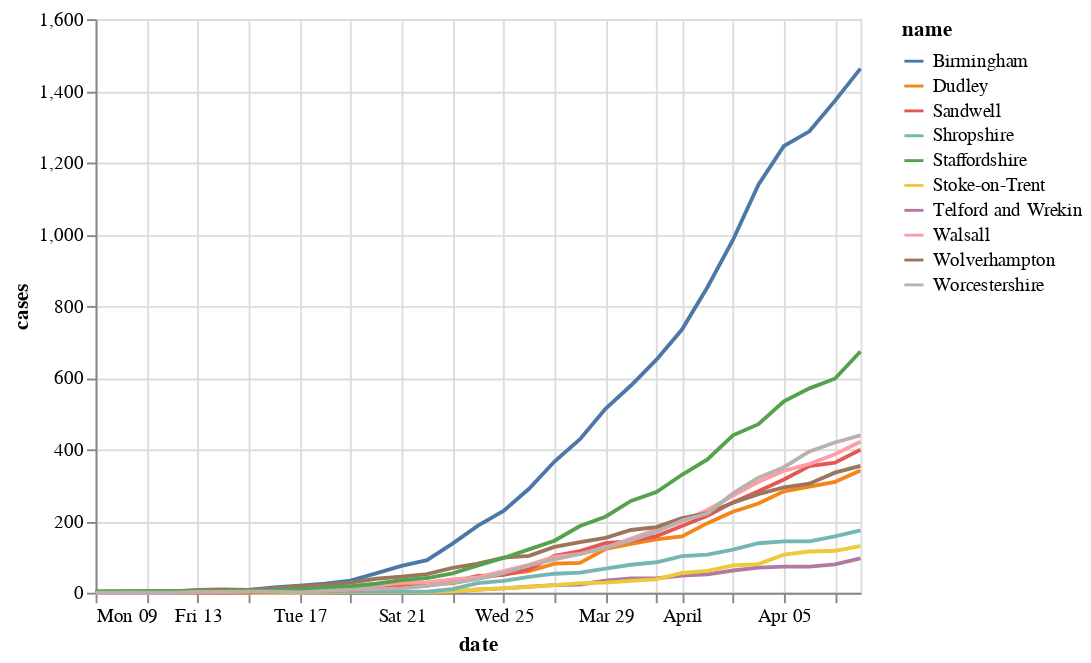

The notebook cell saved with this chart:
### Code cell
alt.Chart(our_utla).mark_line().encode(
    x='date',
    y='cases',
    color='name',
    tooltip='name'
)

### Figure 1 — Vega-Lite specification as saved in the notebook (floating-point values rounded to 4 significant figures; data arrays with more than 128 entries replaced by an {"elided": "..."} marker saying what was removed)
{"config": {"view": {"continuousWidth": 400, "continuousHeight": 300}}, "data": {"name": "data-f74db84c0c655a87c6745afe311085ef"}, "mark": "line", "encoding": {"color": {"type": "nominal", "field": "name"}, "tooltip": {"type": "nominal", "field": "name"}, "x": {"type": "temporal", "field": "date"}, "y": {"type": "quantitative", "field": "cases"}}, "$schema": "https://vega.github.io/schema/vega-lite/v4.8.1.json", "datasets": {"data-f74db84c0c655a87c6745afe311085ef": {"elided": "310 records"}}}
